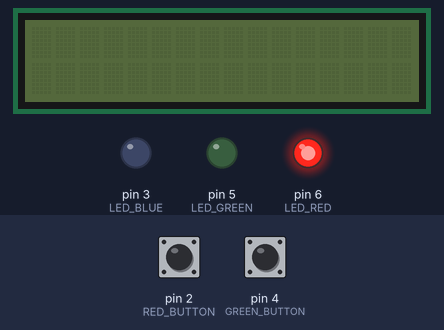
Recording of a sketch running on a simulated Arduino Uno, built with avr-gcc and run on an emulated ATmega328P. Shown: 16×2 character LCD, output pins drawn as LEDs (lit = HIGH). The inputs (shaded band) are chosen by the test bench; at power-on: pin 2 (RED_BUTTON) HIGH, pin 4 (GREEN_BUTTON) HIGH.

Above: at 1.2 s.
1.3 s: pin 2 (RED_BUTTON) pulled LOW for 0.15 s
At 2.4 s:
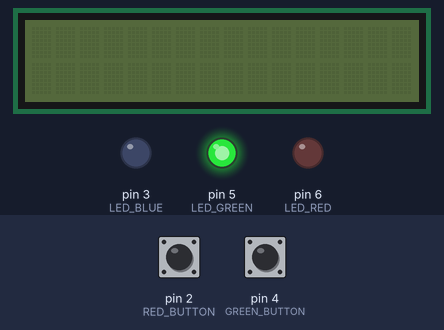
2.9 s: pin 4 (GREEN_BUTTON) pulled LOW for 0.15 s
At 3.7 s:
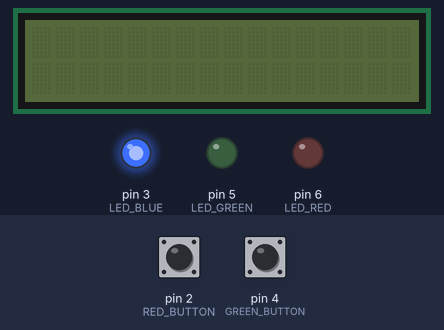
4.5 s: pin 4 (GREEN_BUTTON) pulled LOW for 1 s
At 6.1 s:
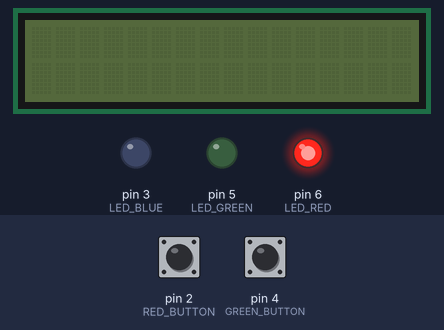
7.0 s: pin 4 (GREEN_BUTTON) pulled LOW for 3.2 s
At 10.9 s:
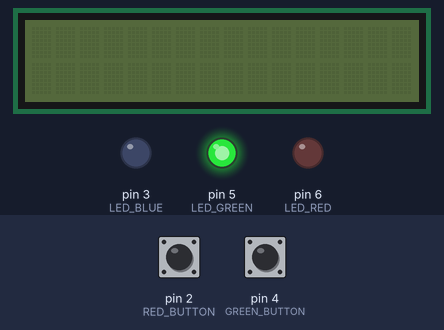
Timing chart, 0 to 12.4 s (numbered marks = the images above; inputs shaded):
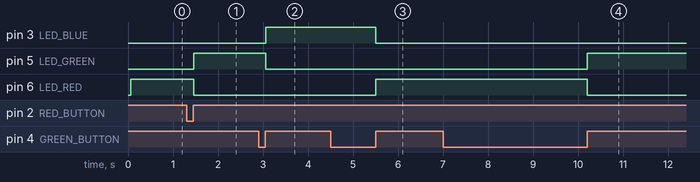

The sketch:

zad1.ino
```cpp
#include <LiquidCrystal_I2C.h>

#define LED_RED 6
#define LED_GREEN 5
#define LED_BLUE 3

#define RED_BUTTON 2
#define GREEN_BUTTON 4

#define DEBOUNCE_PERIOD 10UL

LiquidCrystal_I2C lcd(0x27, 16, 2);

int led[] = {LED_RED, LED_GREEN, LED_BLUE};
int led_index = 0;

int buttons[] = {RED_BUTTON, GREEN_BUTTON};
int debounced_button_state[] = {HIGH, HIGH};
int previous_reading[] = {HIGH, HIGH};
unsigned long last_change_time[] = {0UL, 0UL};

bool isButtonReleased(int i)
{
  bool isReleased = false;
  int current_reading = digitalRead(buttons[i]);

  if (previous_reading[i] != current_reading)
    last_change_time[i] = millis();

  if (millis() - last_change_time[i] > DEBOUNCE_PERIOD)
  {
    if (current_reading != debounced_button_state[i])
    {
      if (debounced_button_state[i] == LOW && current_reading == HIGH)
        isReleased = true;

      debounced_button_state[i] = current_reading;
    }
  }

  previous_reading[i] = current_reading;

  return isReleased;
}

void setup()
{
  lcd.init();
  lcd.clear();

  pinMode(LED_RED, OUTPUT);
  pinMode(LED_GREEN, OUTPUT);
  pinMode(LED_BLUE, OUTPUT);

  digitalWrite(LED_RED, HIGH);
  digitalWrite(LED_GREEN, LOW);
  digitalWrite(LED_BLUE, LOW);

  pinMode(RED_BUTTON, INPUT_PULLUP);
  pinMode(GREEN_BUTTON, INPUT_PULLUP);
}

void loop()
{
  bool redReleased = isButtonReleased(0);
  bool greenReleased = isButtonReleased(1);

  if (redReleased || greenReleased)
  {
    digitalWrite(led[led_index], LOW);
    led_index = (led_index + 1) % 3;
    digitalWrite(led[led_index], HIGH);
  }
}
```

Measured:
- after the input at 1.3 s, pin 5 (LED_GREEN): LOW → HIGH after 0.16 s; pin 6 (LED_RED): HIGH → LOW after 0.16 s
- after the input at 2.9 s, pin 3 (LED_BLUE): LOW → HIGH after 0.16 s; pin 5 (LED_GREEN): HIGH → LOW after 0.16 s
- after the input at 4.5 s, pin 3 (LED_BLUE): HIGH → LOW after 1.0 s; pin 6 (LED_RED): LOW → HIGH after 1.0 s
- after the input at 7.0 s, pin 5 (LED_GREEN): LOW → HIGH after 3.2 s; pin 6 (LED_RED): HIGH → LOW after 3.2 s
